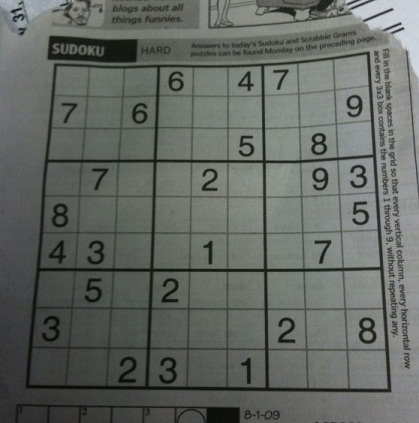
#> input picture puzzle.jpg, 419 x 423 px
$ python sudokuGrabber.py   (older library calls are emulated)
#> lines starting #> are read from the running program, lines starting #| are printed output that depends on the picture; after the words box and inside, x2 and y2 are one past the last pixel; in counts of white or black regions, pixels touching at a corner belong together
import cv2
import numpy as np

# functions
def rectify(h):
        h = h.reshape((4,2))
        hnew = np.zeros((4,2),dtype = np.float32)

        add = h.sum(1)
        hnew[0] = h[np.argmin(add)]
        hnew[2] = h[np.argmax(add)]

        diff = np.diff(h,axis = 1)
        hnew[1] = h[np.argmin(diff)]
        hnew[3] = h[np.argmax(diff)]

        return hnew

# import image
sudoku = cv2.imread("puzzle.jpg", 0)
#> sudoku: shape (423, 419); min 5, max 218, mean 101.9
sudoku1 = cv2.imread("puzzle.jpg")
#> sudoku1 is the input picture: shape (423, 419, 3); mean B, G, R 98.9, 103.6, 99.4

# filtering
cop = np.zeros(sudoku.shape, np.uint8)
blur = cv2.GaussianBlur(sudoku,(5,5),0)

outerBox = cv2.adaptiveThreshold(blur, 255, cv2.ADAPTIVE_THRESH_MEAN_C, cv2.THRESH_BINARY, 5, 2)
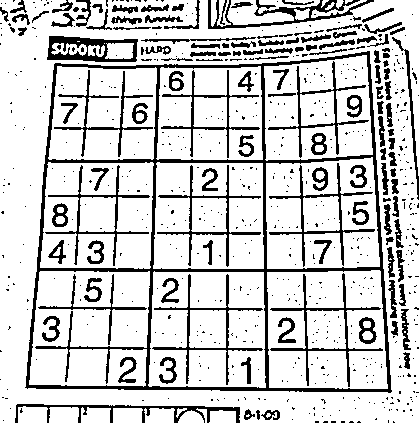
#> outerBox: shape (423, 419); 80.8% white; 689 black regions (562 under 20 px), largest, box (x1, y1, x2, y2) and area: (25, 51, 392, 393) 9089, (208, 0, 374, 29) 1257, (47, 36, 138, 62) 1162
outerBox = cv2.bitwise_not(outerBox)
#> outerBox: shape (423, 419); 19.2% white; 689 white regions (562 under 20 px)


# detect roi
outerBox, contours, hierarchy = cv2.findContours(outerBox, cv2.RETR_TREE, cv2.CHAIN_APPROX_SIMPLE)
#> contours = 747 contours, 598 with area under 20; largest, box (x1, y1, x2, y2) and area: (25, 51, 392, 393) 111211, (266, 269, 389, 390) 13802, (147, 270, 267, 389) 13304, (28, 270, 151, 388) 12932, (265, 156, 381, 270) 11989
biggest = None
max_area = 0
for i in contours:
        area = cv2.contourArea(i)
        if area > 100:
                peri = cv2.arcLength(i,True)
                approx = cv2.approxPolyDP(i,0.02*peri,True)
                if area > max_area and len(approx)==4:
                        biggest = approx
                        max_area = area
#> this loop made 747 passes
#> (area, peri, biggest, max_area) on pass 239: (111211, 1384.6, [[369, 51], [55, 63], [25, 387], [390, 392]], 111211)
#> (area, peri, approx) on passes 35, 240, 278, 302, 368, 385: (738.5, 760.1, [[15, 418], [239, 407]]), (13303.5, 471, [[154, 270], [264, 272], [265, 388], [147, 385]]), (1448, 153.8, [[190, 309], [226, 310], [225, 348], [188, 346]]), (13802.5, 479.8, [[379, 269], [388, 388], [269, 388], [266, 272]]), (1507.5, 164.2, [[305, 311], [343, 309], [346, 348], [308, 349]]), (11675, 438.3, [[155, 163], [262, 162], [264, 268], [153, 269]])
#> after the loop, max_area = 111211

biggest = rectify(biggest)
#> in rectify, `h = h.reshape((4,2))`: h = [[369, 51], [55, 63], [25, 387], [390, 392]]
#> in rectify, `add = h.sum(1)`: add = [420, 118, 412, 782]
#> in rectify, `diff = np.diff(h,axis = 1)`: diff = [-318, 8, 362, 2]
#> biggest = [[55, 63], [369, 51], [390, 392], [25, 387]]
h = np.array([ [0,0],[449,0],[449,449],[0,449] ],np.float32)
retval = cv2.getPerspectiveTransform(biggest,h)
#> retval = [[1.57, 0.146, -95.68], [0.0643, 1.68, -109.5], [0.000187, 0.000529, 1]]
warped = cv2.warpPerspective(blur,retval,(450,450))
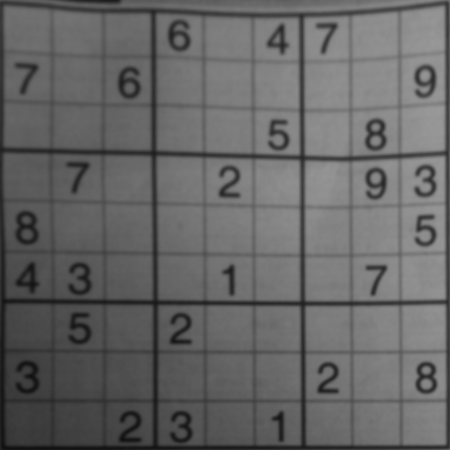
#> warped: shape (450, 450); min 16, max 152, mean 101.4
warped1 = cv2.warpPerspective(sudoku1,retval,(450,450))


# get grid
cop = np.zeros(warped.shape, np.uint8)
outerBox = cv2.adaptiveThreshold(warped, 255, cv2.ADAPTIVE_THRESH_MEAN_C, cv2.THRESH_BINARY, 5, 2)
#> outerBox: shape (450, 450); 83.2% white; 216 black regions (157 under 20 px), largest, box (x1, y1, x2, y2) and area: (0, 1, 450, 449) 12783, (308, 161, 443, 299) 1620, (308, 307, 444, 443) 1544
outerBox = cv2.bitwise_not(outerBox)
kernel = cv2.getStructuringElement(cv2.MORPH_CROSS,(3,3))
np.array([[0, 0, 1, 0, 0],
       [0, 0, 1, 0, 0],
       [1, 1, 1, 1, 1],
       [0, 0, 1, 0, 0],
       [0, 0, 1, 0, 0]], dtype=np.uint8)
outerBox = cv2.dilate(outerBox, kernel, iterations=1)
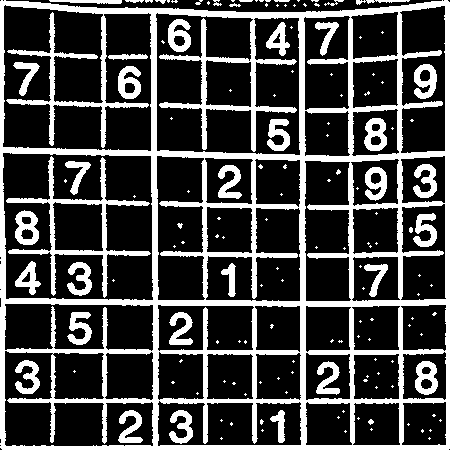
#> outerBox: shape (450, 450); 27% white; 154 white regions (112 under 20 px), largest, box (x1, y1, x2, y2) and area: (0, 0, 450, 450) 39604, (6, 156, 151, 298) 2459, (15, 210, 39, 245) 521
grid = np.zeros(warped.shape, np.uint8)
lines = cv2.HoughLines(outerBox,1,np.pi/180,300)
#> lines = 45 rows, first 8: [2, 0], [446, 0], [446, 1.57], [301, 1.57], [400, 1.57], [351, 1.57], [400, 0], [155, 0]
for line in lines:
    rho,theta = line[0]
    a = np.cos(theta)
    b = np.sin(theta)
    x0 = a*rho
    y0 = b*rho
    x1 = int(x0 + 1000*(-b))
    y1 = int(y0 + 1000*(a))
    x2 = int(x0 - 1000*(-b))
    y2 = int(y0 - 1000*(a))

    cv2.line(grid,(x1,y1),(x2,y2),(255),2)
#> this loop made 45 passes
#> (rho, theta, a, b, x0, y0, x1, y1) on passes 1 to 12: (2, 0, 1, 0, 2, 0, 2, 1000), (446, 0, 1, 0, 446, 0, 446, 1000), (446, 1.57, -4.37e-08, 1, -1.95e-05, 446, -1000, 445), (301, 1.57, -4.37e-08, 1, -1.32e-05, 301, -1000, 300), (400, 1.57, -4.37e-08, 1, -1.75e-05, 400, -1000, 399), (351, 1.57, -4.37e-08, 1, -1.53e-05, 351, -1000, 350), (400, 0, 1, 0, 400, 0, 400, 1000), (155, 0, 1, 0, 155, 0, 155, 1000), (153, 0, 1, 0, 153, 0, 153, 1000), (303, 0, 1, 0, 303, 0, 303, 1000), (301, 0, 1, 0, 301, 0, 301, 1000), (351, 0, 1, 0, 351, 0, 351, 1000)
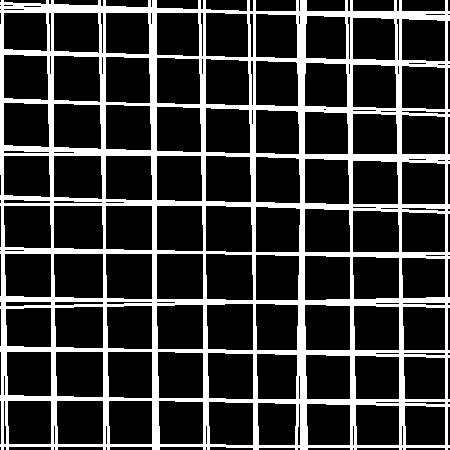
#> grid: shape (450, 450); 21.7% white; 1 white region, box (x1, y1, x2, y2) and area: (0, 0, 450, 450) 44007

grid = cv2.dilate(grid, kernel, iterations=2)
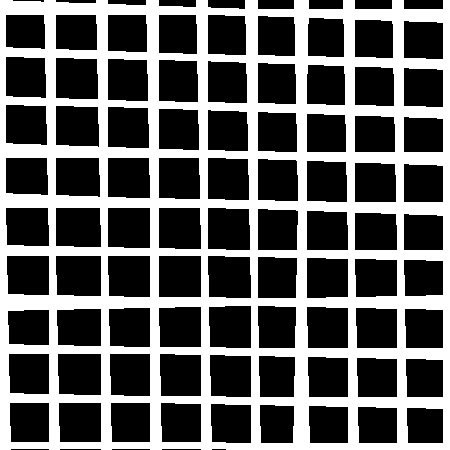
#> grid: shape (450, 450); 37.3% white; 1 white region
# squareBit = cv2.bitwise_not(grid)

# collect all squares
_, contours, _ = cv2.findContours(grid,cv2.RETR_LIST,cv2.CHAIN_APPROX_SIMPLE)
#> contours = 82 contours; largest, box (x1, y1, x2, y2) and area: (0, 0, 450, 450) 199220, (55, 255, 102, 297) 1845, (57, 353, 102, 396) 1811, (207, 255, 252, 299) 1804, (158, 255, 202, 298) 1804
idx =0
for cnt in contours[:81]:
    idx += 1
    x,y,w,h = cv2.boundingRect(cnt)
    digit=outerBox[y:y+h,x:x+w]
    digit = cv2.erode(digit, kernel, iterations=2)
    cv2.imwrite('Digits/'+ str(idx) + '.jpg', digit)
    cv2.rectangle(warped1,(x,y),(x+w,y+h),(200,0,0),2)
#> this loop made 81 passes
#> (x, y, w, h) on passes 1 to 12: (406, 407, 38, 37), (357, 406, 41, 38), (308, 405, 41, 39), (259, 404, 36, 40), (210, 403, 42, 41), (160, 402, 42, 41), (110, 402, 41, 41), (58, 402, 44, 41), (9, 402, 41, 41), (405, 358, 39, 40), (356, 357, 42, 41), (307, 356, 42, 42)
#> pass 1, `digit=outerBox[y:y+h,x:x+w]`:
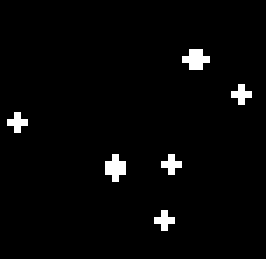
#> digit: shape (37, 38) (shown 7 times larger); 2.6% white in thin lines or dots, all inside (x1, y1, x2, y2) = (1, 7, 36, 33)
#> after the loop:
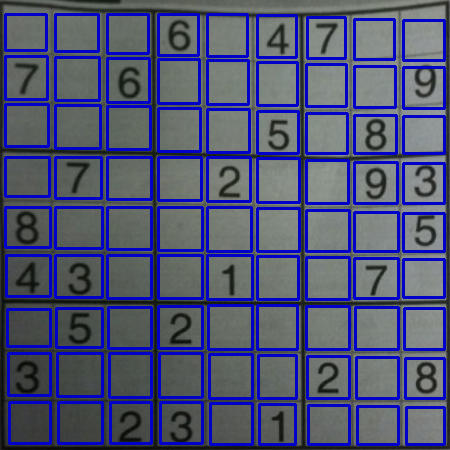
#> warped1: shape (450, 450, 3); mean B, G, R 116.9, 82, 77.7
# display image
cv2.imshow("blur", warped1)
cv2.imshow("grid", grid)
cv2.waitKey(0)
cv2.destroyAllWindows()

$ run again, with yet.jpg copied over puzzle.jpg
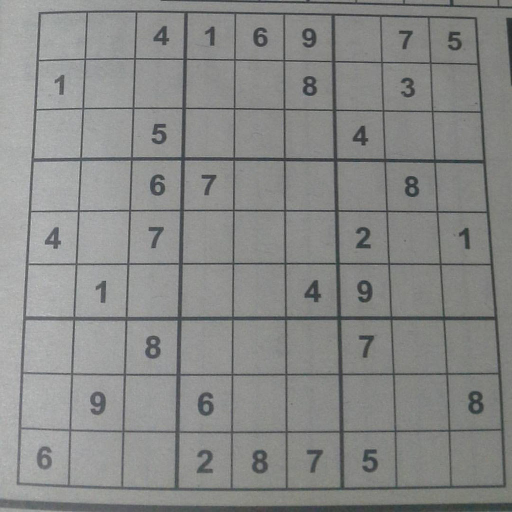
#> input picture yet.jpg, 1024 x 1024 px (shown at 1/2 size)
#> sudoku1 is the input picture: shape (1024, 1024, 3); mean B, G, R 135.2, 136.7, 135.7
#> `outerBox = cv2.bitwise_not(outerBox)`:
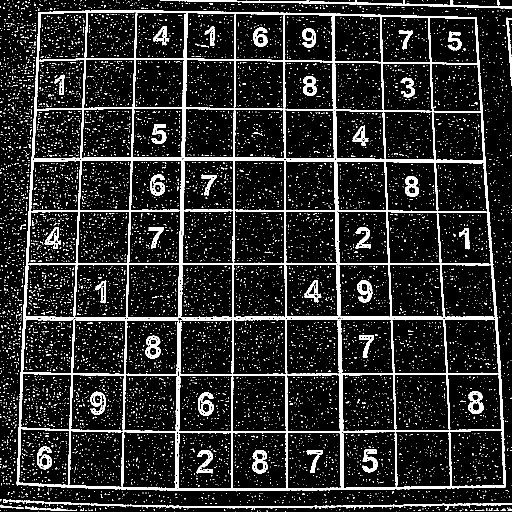
#> outerBox: shape (1024, 1024) (shown at 1/2 size); 12.9% white; 10636 white regions (10580 under 20 px)
#> contours = 11211 contours, 10995 with area under 20; largest, box (x1, y1, x2, y2) and area: (33, 21, 1012, 983) 884342, (465, 750, 573, 864) 11948, (464, 865, 573, 978) 11942, (574, 864, 684, 978) 11829, (573, 749, 681, 864) 11760
#> the loop `for i in contours:` made 11211 passes
#> (area, peri, biggest, max_area) on passes 1537, 1579: (377, 310.7, [[1013, 35], [1023, 171], [1015, 41], [1023, 36]], 377), (884342.5, 3923, [[77, 24], [34, 970], [1010, 974], [953, 35]], 884342.5)
#> after the loop `for i in contours:`: max_area = 884342.5
#> h = [[77, 24], [34, 970], [1010, 974], [953, 35]]
#> add = [101, 1004, 1984, 988]
#> diff = [-53, 936, -36, -918]
#> `biggest = rectify(biggest)`: biggest = [[77, 24], [953, 35], [1010, 974], [34, 970]]
#> retval = [[0.509, 0.0232, -39.77], [-0.00665, 0.53, -12.21], [-1.05e-05, 0.000121, 1]]
#> lines = 470 rows, first 8: [315, 0.785], [-4, 2.36], [313, 0.785], [4, 2.36], [317, 0.785], [320, 0.785], [325, 0.785], [-6, 2.36]
#> the loop `for line in lines:` made 470 passes
#> (rho, theta, a, b, x0, y0, x1, y1) on passes 1 to 3: (315, 0.785, 0.707, 0.707, 222.7, 222.7, -484, 929), (-4, 2.36, -0.707, 0.707, 2.83, -2.83, -704, -709), (313, 0.785, 0.707, 0.707, 221.3, 221.3, -485, 928)
#> the loop `for cnt in contours[:81]:` made 33 passes
#> cnt on passes 18, 24, 25, 33: [[38, 213], [39, 212], [40, 213], [39, 214]], [[428, 175], [429, 174], [430, 175], [429, 176]], [[429, 174], [430, 173], [431, 174], [430, 175]], [[0, 0], [0, 449], [449, 449], [449, 0]]
#> after the loop `for cnt in contours[:81]:`:
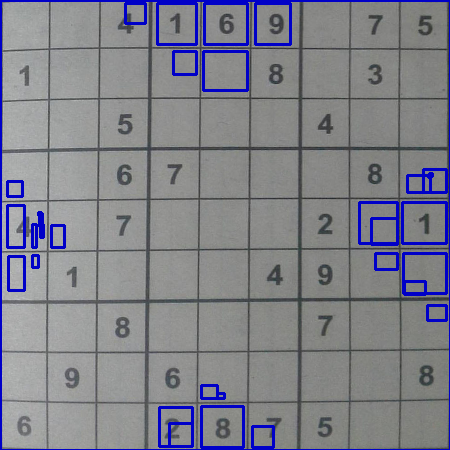
#> warped1: shape (450, 450, 3); mean B, G, R 138.6, 129.3, 128.4
